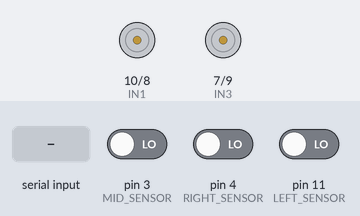
Recording of a sketch running on a simulated Arduino Uno, built with avr-gcc and run on an emulated ATmega328P. On the bench: motor-driver pin pairs drawn as motors (green arrow = first pin HIGH = forward, orange = second pin HIGH = backward, longer = more drive, scaled by the enable pin). The test bench sets the inputs (shaded band); at power-on: pin 4 (RIGHT_SENSOR) LOW, pin 3 (MID_SENSOR) LOW, pin 11 (LEFT_SENSOR) LOW.

Above: at 1.2 s.
1.3 s: "0" received over Serial
At 2.1 s:
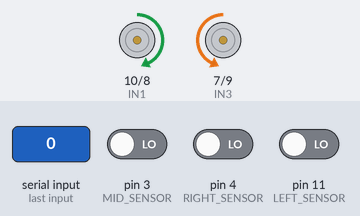
2.8 s: pin 4 (RIGHT_SENSOR) driven HIGH
At 3.2 s:
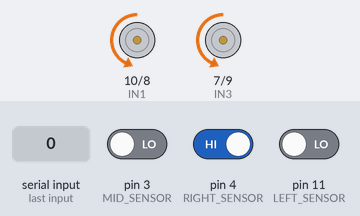
4.3 s: "2" received over Serial
At 5.5 s:
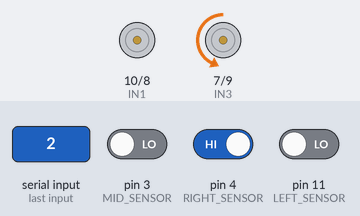
5.8 s: "3" received over Serial
At 6.7 s:
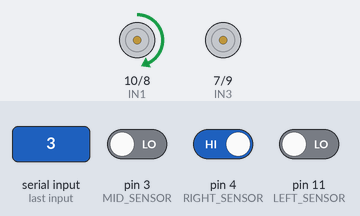
7.3 s: "4" received over Serial
At 7.9 s:
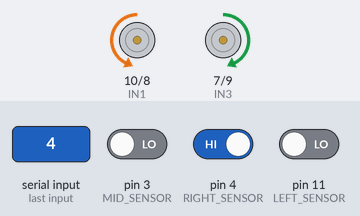
8.8 s: "1" received over Serial
At 10.2 s:
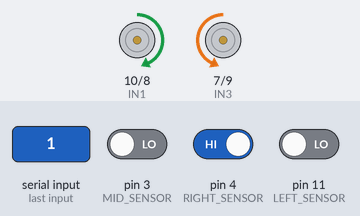
Timing chart, 0 to 11.3 s (numbered marks = the images above; inputs shaded):
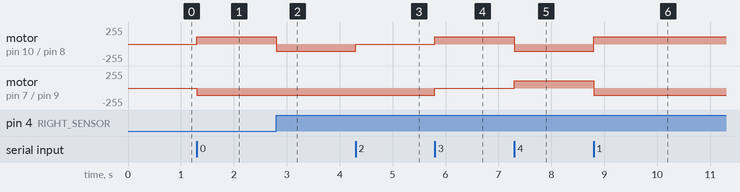

The sketch:

sketch_apr25a.ino
```cpp
#define IN3 7
#define IN4 9
#define ENB 6
#define ENA 5
#define IN1 10
#define IN2 8
#define LEFT_SENSOR 11
#define MID_SENSOR 3
#define RIGHT_SENSOR 4

// best at speed=110, freg=244Hz, reverse-spin the motor when turn

int left_speed = 110;
int right_speed = 110;
int sVal = 0;
int left_s = 0;
int right_s = 0;
int mid_s = 0;
char cmd = '5'; // start at stop state
char prev_cmd = cmd;

void setup() {
  // put your setup code here, to run once:
  pinMode(ENA, OUTPUT);
  pinMode(IN1, OUTPUT);
  pinMode(IN2, OUTPUT);

  pinMode(ENB, OUTPUT);
  pinMode(IN3, OUTPUT);
  pinMode(IN4, OUTPUT);

  Serial.begin(9600);

  pinMode(LEFT_SENSOR, INPUT);
  pinMode(RIGHT_SENSOR, INPUT);
  pinMode(MID_SENSOR, INPUT);

  analogWrite(ENA, left_speed);
  analogWrite(ENB, right_speed);

  // reduce motor pulse frequency
  TCCR0B = TCCR0B & B11111000 | B00000100; // to ~244Hz v
//  TCCR0B = TCCR0B & B11111000 | B00000101; // to ~61Hz
}

void forward(){
  // motor 1 connected to in1, in2
  digitalWrite(IN1, HIGH);
  digitalWrite(IN2, LOW);
  analogWrite(ENA, left_speed);
  // motor 2 connected to in3, in4
  digitalWrite(IN3, LOW);
  digitalWrite(IN4, HIGH);
  analogWrite(ENB, right_speed);
}

void backward(){
  // motor 1
  digitalWrite(IN1, LOW);
  digitalWrite(IN2, HIGH);
  analogWrite(ENA, left_speed);
  // motor2
  digitalWrite(IN3, HIGH);
  digitalWrite(IN4, LOW);
  analogWrite(ENB, right_speed);
}

void turn_left(){
  // stop motor 1
  digitalWrite(IN1, HIGH);
  digitalWrite(IN2, LOW);
  analogWrite(ENA, left_speed);
  // keep motor 2
  digitalWrite(IN3, LOW);
  digitalWrite(IN4, HIGH);
  analogWrite(ENB, right_speed + 10);
}

void turn_left1(){
  // stop motor 1
  digitalWrite(IN1, LOW);
//  digitalWrite(IN2, HIGH);
  digitalWrite(IN2, LOW);
  // keep motor 2
  digitalWrite(IN3, LOW);
  digitalWrite(IN4, HIGH);
//  analogWrite(ENB, right_speed + 10);
}

void turn_left2(){
  // stop motor 1
  digitalWrite(IN1, LOW);
  digitalWrite(IN2, HIGH);
  // keep motor 2
  digitalWrite(IN3, LOW);
  digitalWrite(IN4, HIGH);
//  analogWrite(ENB, right_speed + 10);
}

void turn_right(){
  // keep motor 1
  digitalWrite(IN1, HIGH);
  digitalWrite(IN2, LOW);
  analogWrite(ENA, left_speed + 20);
  // stop motor 2
  digitalWrite(IN3, LOW);
  digitalWrite(IN4, HIGH);
  analogWrite(ENB, right_speed);
}

void turn_right1(){
  // keep motor 1
  digitalWrite(IN1, HIGH);
  digitalWrite(IN2, LOW);
//  analogWrite(ENA, left_speed + 20);
  // stop motor 2
//  digitalWrite(IN3, HIGH);
  digitalWrite(IN3, LOW);
  digitalWrite(IN4, LOW);
}

void turn_right2(){
  // keep motor 1
  digitalWrite(IN1, HIGH);
  digitalWrite(IN2, LOW);
//  analogWrite(ENA, left_speed + 20);
  // stop motor 2
  digitalWrite(IN3, HIGH);
  digitalWrite(IN4, LOW);
}

void stop_car(){
  digitalWrite(IN1, LOW);
  digitalWrite(IN2, LOW);
  digitalWrite(IN3, LOW);
  digitalWrite(IN4, LOW);
}

void increse_speed(int speed){
  speed = speed + 10;
  if(speed > 255)
    speed = 255;
   analogWrite(ENA, speed);
   analogWrite(ENB, speed);
}

void decrese_speed(int speed){
  speed = speed - 10;
  if(speed < 20)
    speed = 20;
  analogWrite(ENA, speed);
  analogWrite(ENB, speed);
}

void auto_mode(){
  left_s = digitalRead(LEFT_SENSOR);
  right_s = digitalRead(RIGHT_SENSOR);
  mid_s = digitalRead(MID_SENSOR);
  sVal = 10 * (left_s  - right_s) + mid_s - 1;
  if(sVal < -1){
    turn_left2();
  } else if(sVal > 1) {
    turn_right2();
  } else {
    forward();
  }
}

void loop() {
  if(Serial.available() > 0){
    cmd = Serial.read();
  } else {
    cmd = prev_cmd;
  }
  switch(cmd){
    case '0': auto_mode(); break;
    case '1': forward(); break;
    case '2': turn_left1(); break;
    case '3': turn_right1(); break;
    case '4': backward(); break;
    case '5': stop_car(); break;
    default: digitalWrite(13, LOW); break;
  }
  prev_cmd = cmd;
}
```

Measured:
- after the input at 1.3 s, motor on pin 10 (IN1) / pin 8 (IN2): stopped → forward 110/255 at once; motor on pin 7 (IN3) / pin 9 (IN4): stopped → backward 110/255 at once
- after the input at 2.8 s, motor on pin 10 (IN1) / pin 8 (IN2): forward 110/255 → backward 110/255 at once
- after the input at 4.3 s, motor on pin 10 (IN1) / pin 8 (IN2): backward 110/255 → stopped at once
- after the input at 5.8 s, motor on pin 10 (IN1) / pin 8 (IN2): stopped → forward 110/255 at once; motor on pin 7 (IN3) / pin 9 (IN4): backward 110/255 → stopped at once
- after the input at 7.3 s, motor on pin 10 (IN1) / pin 8 (IN2): forward 110/255 → backward 110/255 at once; motor on pin 7 (IN3) / pin 9 (IN4): stopped → forward 110/255 at once
- after the input at 8.8 s, motor on pin 10 (IN1) / pin 8 (IN2): backward 110/255 → forward 110/255 at once; motor on pin 7 (IN3) / pin 9 (IN4): forward 110/255 → backward 110/255 at once
